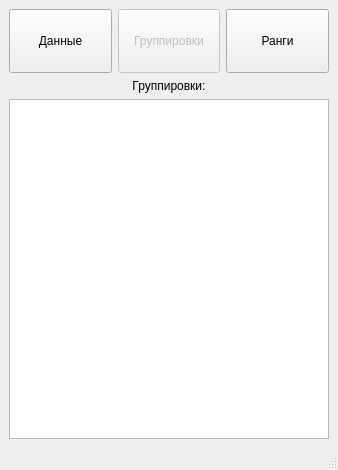
<?xml version="1.0" encoding="UTF-8"?>
<ui version="4.0">
 <class>MainWindow1</class>
 <widget class="QMainWindow" name="MainWindow1">
  <property name="geometry">
   <rect>
    <x>0</x>
    <y>0</y>
    <width>338</width>
    <height>470</height>
   </rect>
  </property>
  <property name="windowTitle">
   <string>MainWindow</string>
  </property>
  <widget class="QWidget" name="centralwidget">
   <layout class="QVBoxLayout" name="verticalLayout_2">
    <item>
     <layout class="QVBoxLayout" name="verticalLayout">
      <item>
       <layout class="QHBoxLayout" name="horizontalLayout">
        <item>
         <widget class="QPushButton" name="butt_data">
          <property name="minimumSize">
           <size>
            <width>0</width>
            <height>64</height>
           </size>
          </property>
          <property name="text">
           <string>Данные</string>
          </property>
         </widget>
        </item>
        <item>
         <widget class="QPushButton" name="butt_group">
          <property name="enabled">
           <bool>false</bool>
          </property>
          <property name="minimumSize">
           <size>
            <width>0</width>
            <height>64</height>
           </size>
          </property>
          <property name="text">
           <string>Группировки</string>
          </property>
          <property name="checkable">
           <bool>false</bool>
          </property>
          <property name="checked">
           <bool>false</bool>
          </property>
         </widget>
        </item>
        <item>
         <widget class="QPushButton" name="butt_rang">
          <property name="minimumSize">
           <size>
            <width>0</width>
            <height>64</height>
           </size>
          </property>
          <property name="text">
           <string>Ранги</string>
          </property>
         </widget>
        </item>
       </layout>
      </item>
      <item>
       <widget class="QLabel" name="label">
        <property name="text">
         <string>Группировки:</string>
        </property>
        <property name="alignment">
         <set>Qt::AlignCenter</set>
        </property>
       </widget>
      </item>
      <item>
       <widget class="QListView" name="listView"/>
      </item>
     </layout>
    </item>
   </layout>
  </widget>
  <widget class="QMenuBar" name="menubar">
   <property name="geometry">
    <rect>
     <x>0</x>
     <y>0</y>
     <width>338</width>
     <height>22</height>
    </rect>
   </property>
  </widget>
  <widget class="QStatusBar" name="statusbar"/>
 </widget>
 <resources/>
 <connections/>
</ui>
